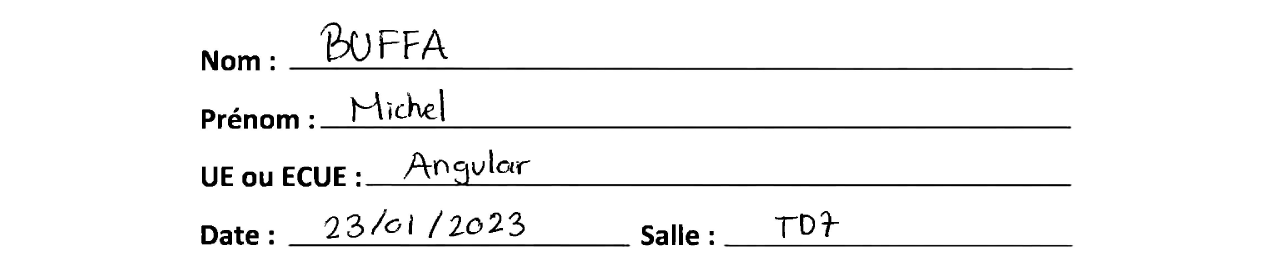
#> input picture Models/fdp13.jpg, 3860 x 800 px, given in place of out.jpg, which was not available (shown at 1/3 size)
$ python -i image_treat.py   (imports and definitions only)
#> lines starting #> are read from the running program, lines starting #| are printed output that depends on the picture; after the words box and inside, x2 and y2 are one past the last pixel; in counts of white or black regions, pixels touching at a corner belong together; pictures that were not available may be replaced by others from this repository, and a replacement may not be noted
import os
from pdf2image import convert_from_path
import numpy as np
import cv2
import matplotlib.pyplot as plt
import os
from pip import main

current_dir = os.getcwd()

def cheking_absences(file):

#> called with file = '../Models/fdp13.jpg'
  if os.path.splitext(file)[1] == '.pdf':
    # convert pdf to image
    pages = convert_from_path(file, 500, poppler_path=r'C:\Program Files\poppler-22.11.0\Library\bin')
    # for page in pages:
    #     page.save('out.jpg', 'JPEG')
    pages[0].save(f'{current_dir}\\models\\out.jpg', 'JPEG')

  # ----------------- 1. Find the table in the image -----------------
  # Based on the code from https://stackoverflow.com/questions/55279305/extract-table-from-image-to-another-image-by-python-3

  img = cv2.imread(f'{current_dir}\\models\\out.jpg', cv2.IMREAD_COLOR)
#> img is the input picture: shape (800, 3860, 3); min 0, max 255, mean 245.4
  gray = cv2.cvtColor(img, cv2.COLOR_RGB2GRAY)
  _, thr = cv2.threshold(gray, 200, 255, cv2.THRESH_BINARY)
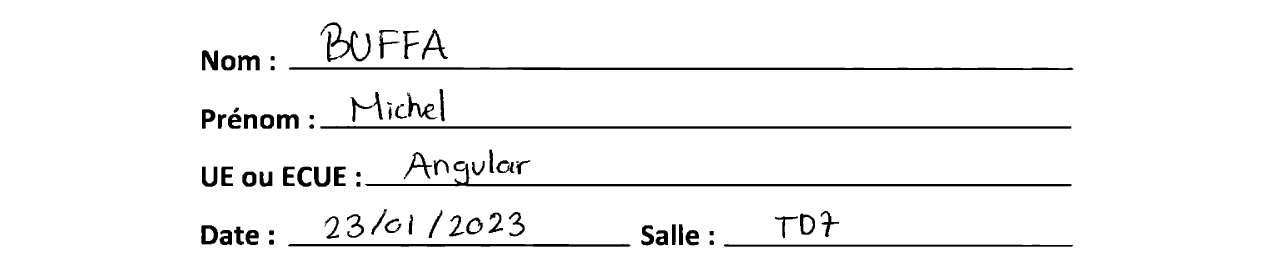
#> thr: shape (800, 3860) (shown at 1/3 size); 95.9% white; 73 black regions, largest, box (x1, y1, x2, y2) and area: (867, 202, 3221, 210) 15962, (961, 378, 3214, 386) 15778, (1095, 483, 3215, 559) 15674
  close = cv2.morphologyEx(255 - thr, cv2.MORPH_CLOSE, cv2.getStructuringElement(cv2.MORPH_ELLIPSE, (3, 3)))
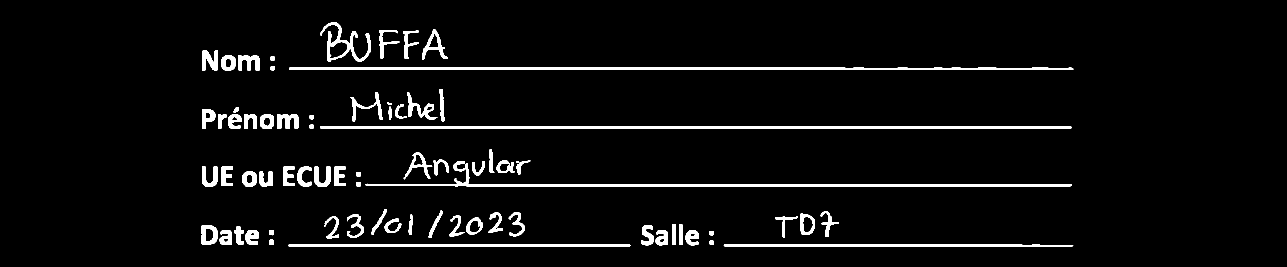
#> close: shape (800, 3860) (shown at 1/3 size); 4.1% white; 72 white regions
  contours, _ = cv2.findContours(close, cv2.RETR_EXTERNAL, cv2.CHAIN_APPROX_NONE)
#> contours = 72 contours; largest, box (x1, y1, x2, y2) and area: (867, 202, 3221, 210) 13606, (961, 378, 3214, 386) 13520, (1095, 483, 3215, 559) 13439, (864, 732, 1892, 740) 6334, (962, 67, 1112, 186) 5609
  areaThr = 3000

  area = cv2.contourArea(contours[1])
#> area = 6333.5
  if (area > areaThr):
    x, y, width, height = cv2.boundingRect(contours[1])
#> x = 864; y = 732; width = 1028; height = 8
    cv2.imwrite(f'{current_dir}\\models\\output.png', img[y:y+height-1, x:x+width-1])


  # ----------------- 2. Finding the table's countours -----------------

  im1 = cv2.imread(f'{current_dir}\\models\\output.png', 0)
  im = cv2.imread(f'{current_dir}\\models\\output.png')

  ret,thresh_value = cv2.threshold(im1,180,255,cv2.THRESH_BINARY_INV)

  kernel = np.ones((5,5),np.uint8)
  dilated_value = cv2.dilate(thresh_value,kernel,iterations = 1)

  contours, hierarchy = cv2.findContours(dilated_value,cv2.RETR_TREE,cv2.CHAIN_APPROX_SIMPLE)
#> contours = [[[0, 0], [0, 6], [1026, 6], [1026, 0]]]

  cordinates = []
  for cnt in contours:
    x,y,w,h = cv2.boundingRect(cnt)
    cordinates.append((x,y,w,h))
    #bounding the images
    if y< 50:
        continue

    cv2.rectangle(im,(x,y),(x+w,y+h),(0,0,255),1)
#> this loop made 1 pass
#> (cnt, x, y, w, h) on pass 1: ([[0, 0], [0, 6], [1026, 6], [1026, 0]], 0, 0, 1027, 7)
#> after the loop, cordinates = [(0, 0, 1027, 7)]

  plt.imshow(im)
  #plt.show()
  cv2.namedWindow('detecttable', cv2.WINDOW_NORMAL)
  cv2.imwrite(f'{current_dir}\\models\\detecttable.jpg',im)

  # [17 lines of commented-out code are left out]
# [1 line not run here, left out]

#############################################################################################################

>>> result = cheking_absences('../Models/fdp13.jpg')
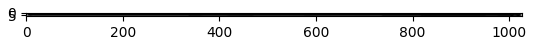
#> figure drawn by matplotlib, 1 panel

$ run again, on Models/fdp5.jpg
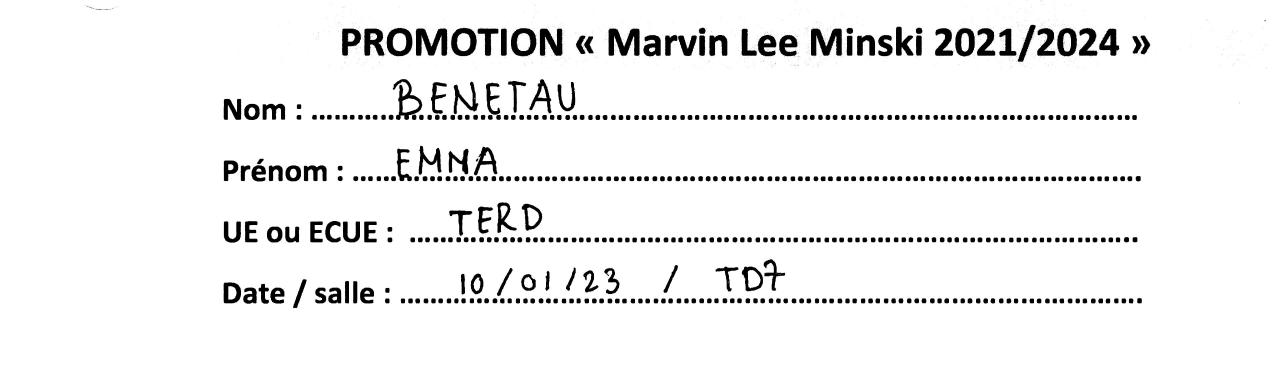
#> input picture Models/fdp5.jpg, 3860 x 1100 px, given in place of out.jpg, which was not available (shown at 1/3 size)
#> in cheking_absences, img is the input picture: shape (1100, 3860, 3); min 0, max 255, mean 240.3
#> thr: shape (1100, 3860); 93.9% white; 1174 black regions (669 under 20 px), largest, box (x1, y1, x2, y2) and area: (1247, 85, 1342, 169) 5207, (1825, 84, 1919, 169) 5093, (2433, 86, 2526, 168) 5047
#> in cheking_absences, `close = cv2.morphologyEx(255 - thr, cv2.MORPH_CLOSE, cv2.getStructurin..`:
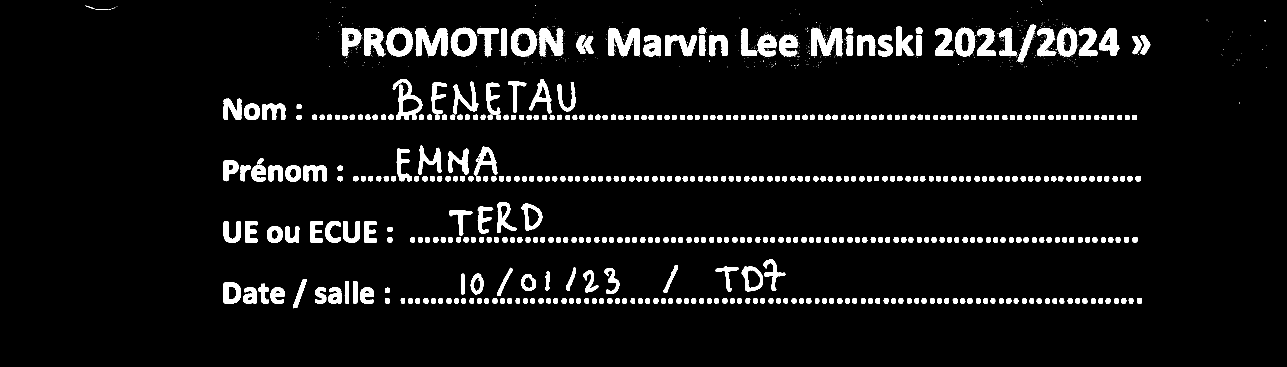
#> close: shape (1100, 3860) (shown at 1/3 size); 6.1% white; 1049 white regions (548 under 20 px)
#> in cheking_absences, `contours, _ = cv2.findContours(close, cv2.RETR_EXTERNAL, cv2.CHAIN_APP..`: contours = 1025 contours, 525 with area under 20; largest, box (x1, y1, x2, y2) and area: (1159, 83, 1237, 169) 5328, (1352, 83, 1431, 169) 5290, (1533, 84, 1611, 169) 5283, (1178, 237, 1267, 360) 5174, (1247, 85, 1342, 169) 4950
#> area = 159.5
#> thresh_value: shape (1100, 3860); 6% white; 956 white regions (451 under 20 px), largest, box (x1, y1, x2, y2) and area: (1247, 85, 1342, 169) 5160, (1825, 85, 1919, 168) 5047, (2433, 86, 2526, 168) 5002
#> dilated_value: shape (1100, 3860); 9% white; 612 white regions
#> in cheking_absences, `contours, hierarchy = cv2.findContours(dilated_value,cv2.RETR_TREE,cv2..`: contours = 661 contours, 75 with area under 20; largest, box (x1, y1, x2, y2) and area: (1531, 82, 1695, 173) 10962, (3100, 75, 3237, 178) 9004, (1024, 83, 1158, 178) 8364, (1176, 235, 1269, 362) 6982, (2431, 78, 2530, 175) 6566
#> the loop in cheking_absences, `for cnt in contours:` made 661 passes
#> (x, y, w, h) on passes 1 to 3: (3086, 894, 18, 18), (3039, 894, 18, 18), (1912, 894, 18, 18)
#> after the loop in cheking_absences, `for cnt in contours:`:
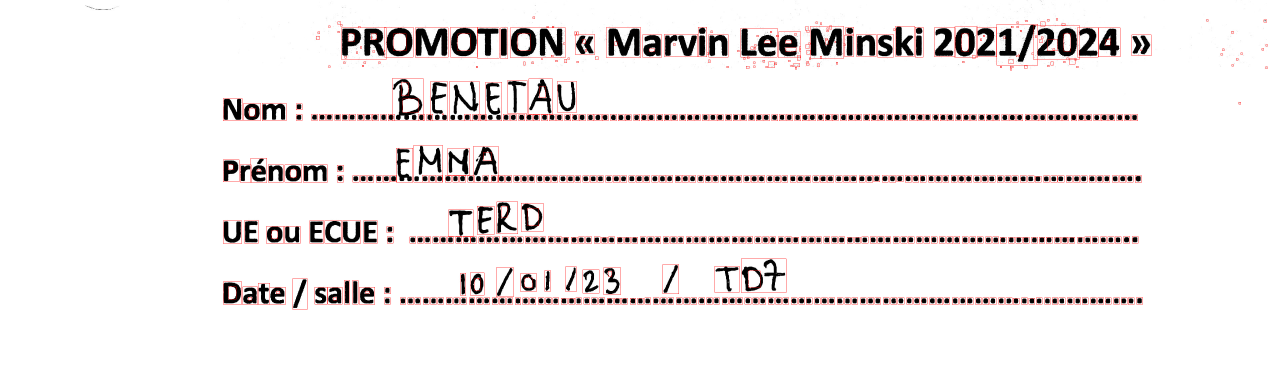
#> im: shape (1100, 3860, 3) (shown at 1/3 size); mean B, G, R 236.9, 236.9, 240.4
#> after the loop in cheking_absences, `for cnt in contours:`: cordinates = 661 items, first 6: (3086, 894, 18, 18), (3039, 894, 18, 18), (1912, 894, 18, 18), (1890, 894, 17, 18), (1864, 894, 18, 18), (1843, 894, 18, 18)
